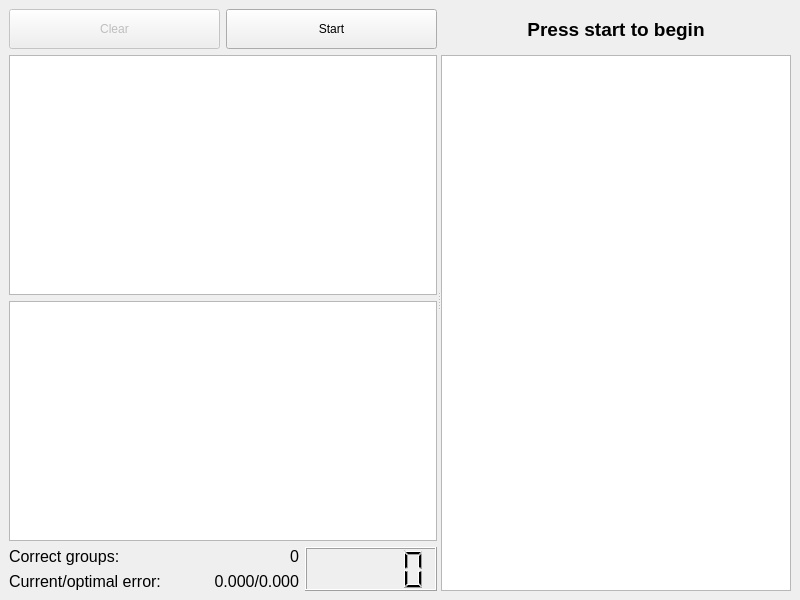
<?xml version="1.0" encoding="UTF-8"?>
<ui version="4.0">
 <class>MainWindow</class>
 <widget class="QMainWindow" name="MainWindow">
  <property name="geometry">
   <rect>
    <x>0</x>
    <y>0</y>
    <width>800</width>
    <height>600</height>
   </rect>
  </property>
  <property name="windowTitle">
   <string>Charge Group Partitioning Demo</string>
  </property>
  <widget class="QWidget" name="centralwidget">
   <layout class="QGridLayout" name="gridLayout">
    <item row="0" column="0">
     <widget class="QSplitter" name="splitter">
      <property name="orientation">
       <enum>Qt::Horizontal</enum>
      </property>
      <widget class="QWidget" name="layoutWidget">
       <layout class="QVBoxLayout" name="verticalLayout">
        <item>
         <layout class="QHBoxLayout" name="horizontalLayout">
          <item>
           <widget class="QPushButton" name="pushButtonClear">
            <property name="enabled">
             <bool>false</bool>
            </property>
            <property name="minimumSize">
             <size>
              <width>0</width>
              <height>40</height>
             </size>
            </property>
            <property name="text">
             <string>Clear</string>
            </property>
           </widget>
          </item>
          <item>
           <widget class="QPushButton" name="pushButtonStop">
            <property name="minimumSize">
             <size>
              <width>0</width>
              <height>40</height>
             </size>
            </property>
            <property name="text">
             <string>Start</string>
            </property>
           </widget>
          </item>
         </layout>
        </item>
        <item>
         <widget class="QTextBrowser" name="textBrowser"/>
        </item>
        <item>
         <widget class="GraphKeyWidget" name="keyWidget">
          <property name="enabled">
           <bool>true</bool>
          </property>
         </widget>
        </item>
        <item>
         <layout class="QGridLayout" name="gridLayout_2" columnstretch="0,0,0">
          <item row="0" column="1">
           <widget class="QLabel" name="labelCorrectGroups">
            <property name="font">
             <font>
              <pointsize>12</pointsize>
             </font>
            </property>
            <property name="text">
             <string>0</string>
            </property>
            <property name="alignment">
             <set>Qt::AlignRight|Qt::AlignTrailing|Qt::AlignVCenter</set>
            </property>
           </widget>
          </item>
          <item row="1" column="1">
           <widget class="QLabel" name="labelError">
            <property name="font">
             <font>
              <pointsize>12</pointsize>
             </font>
            </property>
            <property name="text">
             <string>0.000/0.000</string>
            </property>
            <property name="alignment">
             <set>Qt::AlignRight|Qt::AlignTrailing|Qt::AlignVCenter</set>
            </property>
           </widget>
          </item>
          <item row="0" column="2" rowspan="2">
           <widget class="QLCDNumber" name="lcdNumber">
            <property name="font">
             <font>
              <pointsize>20</pointsize>
             </font>
            </property>
            <property name="mode">
             <enum>QLCDNumber::Dec</enum>
            </property>
            <property name="intValue" stdset="0">
             <number>0</number>
            </property>
           </widget>
          </item>
          <item row="0" column="0">
           <widget class="QLabel" name="labelCorrectGroupsCaption">
            <property name="font">
             <font>
              <pointsize>12</pointsize>
             </font>
            </property>
            <property name="text">
             <string>Correct groups:</string>
            </property>
           </widget>
          </item>
          <item row="1" column="0">
           <widget class="QLabel" name="labelErrorCaption">
            <property name="font">
             <font>
              <pointsize>12</pointsize>
             </font>
            </property>
            <property name="text">
             <string>Current/optimal error:</string>
            </property>
           </widget>
          </item>
         </layout>
        </item>
       </layout>
      </widget>
      <widget class="QWidget" name="layoutWidget">
       <layout class="QVBoxLayout" name="verticalLayout_2" stretch="0,10">
        <item>
         <widget class="QLabel" name="labelMolecule">
          <property name="sizePolicy">
           <sizepolicy hsizetype="Expanding" vsizetype="Maximum">
            <horstretch>0</horstretch>
            <verstretch>0</verstretch>
           </sizepolicy>
          </property>
          <property name="minimumSize">
           <size>
            <width>0</width>
            <height>40</height>
           </size>
          </property>
          <property name="maximumSize">
           <size>
            <width>16777215</width>
            <height>122</height>
           </size>
          </property>
          <property name="font">
           <font>
            <pointsize>14</pointsize>
            <weight>75</weight>
            <bold>true</bold>
           </font>
          </property>
          <property name="text">
           <string>Press start to begin</string>
          </property>
          <property name="alignment">
           <set>Qt::AlignCenter</set>
          </property>
         </widget>
        </item>
        <item>
         <widget class="GraphWidget" name="graphWidget"/>
        </item>
       </layout>
      </widget>
     </widget>
    </item>
   </layout>
  </widget>
 </widget>
 <customwidgets>
  <customwidget>
   <class>GraphWidget</class>
   <extends>QGraphicsView</extends>
   <header>graphwidget.h</header>
  </customwidget>
  <customwidget>
   <class>GraphKeyWidget</class>
   <extends>QGraphicsView</extends>
   <header>graphkeywidget.h</header>
  </customwidget>
 </customwidgets>
 <tabstops>
  <tabstop>keyWidget</tabstop>
  <tabstop>graphWidget</tabstop>
 </tabstops>
 <resources/>
 <connections/>
</ui>
